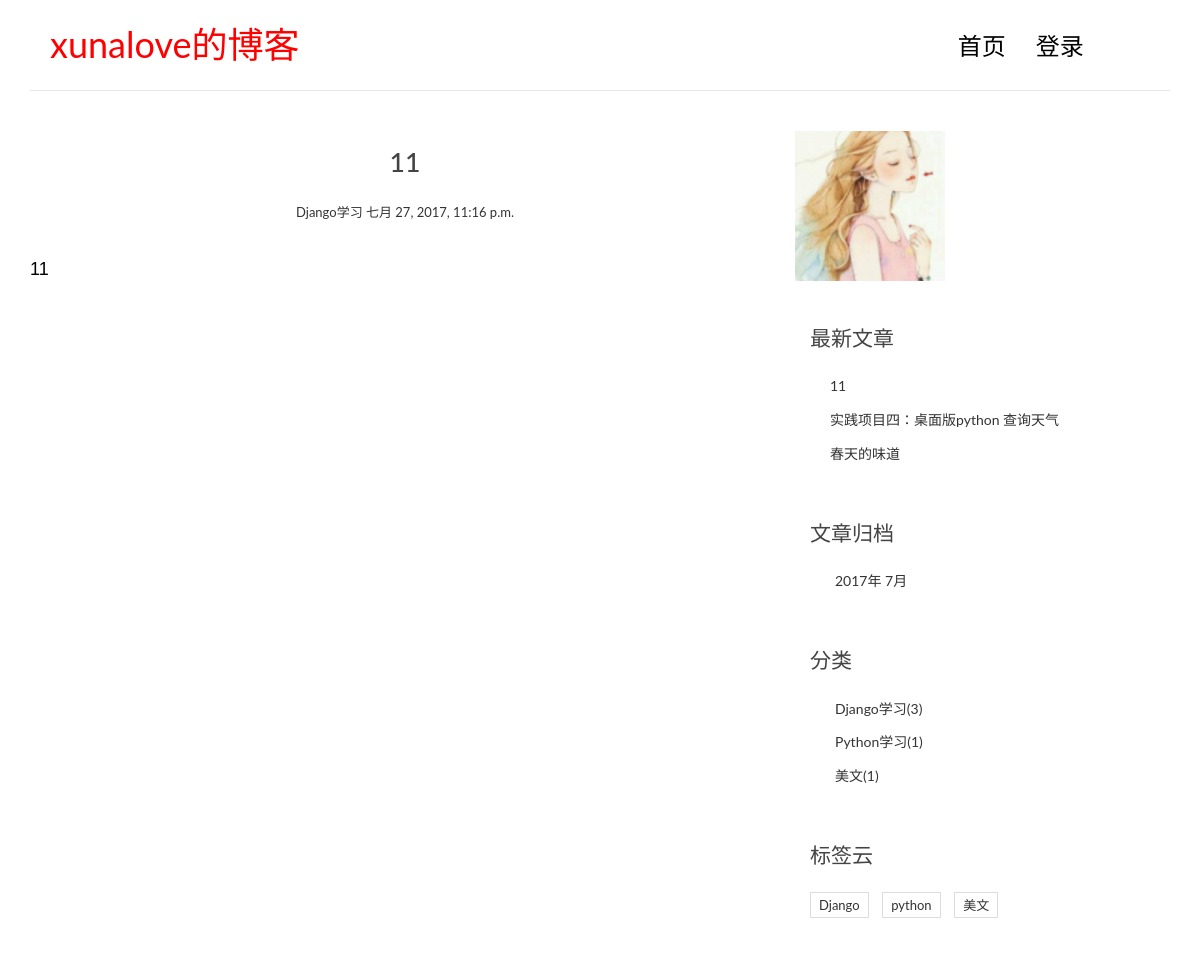
The page /article/5/ on the database its author committed.
### blog/models.py (models this page shows, shortened)
class Article(models.Model):
    title = models.CharField(max_length=70)
    body = models.TextField()
    excerpt = models.CharField(max_length=200, blank=True)
    created_time =models.DateTimeField()
    category = models.ForeignKey(Category)
    tags = models.ManyToManyField(Tag)
    def get_absolute_url(self):
        return reverse('blog:detail', kwargs={'id':self.id})

class Category(models.Model):
    name = models.CharField(max_length=70)

class Tag(models.Model):
    name = models.CharField(max_length=100)

### blog/views.py (the view)
# urls.py: url(r'^article/(?P<id>[0-9]+)/$',views.detail, name='detail'),
def detail(request,id):
    article = get_object_or_404(Article,id=id)
    article.body = markdown.markdown(article.body,
    extensions = [
    'markdown.extensions.extra',
    'markdown.extensions.codehilite',
    'markdown.extensions.toc',
    ])
    return render(request, 'detail.html', context={'article':article})

### blog/templatetags/blog_tags.py (called while the page is built)
@register.simple_tag
def get_recent_article(num=3):
    return Article.objects.all().order_by('-created_time')[:num]

@register.simple_tag
def archives():
    return Article.objects.dates('created_time','month',order='DESC')

@register.simple_tag
def get_categories():
    Category_list=Category.objects.annotate(num_article = Count('article'))
    return Category_list

@register.simple_tag
def get_tags():
    Tag_list=Tag.objects.annotate(num_article = Count('article'))
    return Tag_list

### templates/detail.html (shortened to what this page needs)
{% load staticfiles %}
{% load blog_tags %}
<!DOCTYPE html>
<html>
<head>
    <link rel="stylesheet" href="http://code.ionicframework.com/ionicons/2.0.1/css/ionicons.min.css">
    <link rel="stylesheet" href="{% static 'blog/css/bootstrap.min.css' %}">
    <link rel="stylesheet" href="{% static 'blog/css/pace.css' %}">
    <link rel="stylesheet" href="{% static 'blog/css/custom.css' %}">
    <link rel="stylesheet" href="{% static 'blog/css/highlights/github.css' %}">
</head>
<body>
<div class="container">
    <header id="site-header">
        <div class="row">
            <div class="col-md-4 col-sm-5 col-xs-8">
                <div class="logo">
                     <h1><a href="{% url 'blog:index' %}"><b><font color="#FF0000">xunalove的博客</font></b></a></h1>
                </div>
            </div>
            <div class="col-md-8 col-sm-7 col-xs-4">
                <nav class="main-nav" role="navigation">
                    <div class="collapse navbar-collapse" id="bs-example-navbar-collapse-1">
                        <ul class="nav navbar-nav navbar-right">
                            <li class="cl-effect-11"><a href="{% url 'blog:index'%}">首页</a></li>
                            <li class="cl-effect-11"><a href="admin">登录</a></li>
                    </div>
                </nav>
            </div>
        </div>
    </header>
</div>
<div class="content-body">
    <div class="container">
        <div class="row">
            <main class="col-md-8">
              <article class="article article-{{ article.id }}">
                  <header class="entry-header">
                      <h1 class="entry-title">{{ article.title }}</h1>
                      <div class="entry-meta">
                          <span class="article-category"><a href="#">{{ article.category.name }}</a></span>
                          <span class="article-date"><a href="#"><time class="entry-date"
                                                                    datetime="{{ article.created_time }}">{{ article.created_time }}</time></a></span>
                      </div>
                  </header>
                  <div class="entry-content clearfix">
                      {{ article.body|safe }}
                  </div>
              </article>
            </main>
            <img src="{% static "1.jpg" %}">
            <aside class="col-md-4">
                  <div class="widget widget-recent-posts">
                      <h3 class="widget-title">最新文章</h3>
                        {% get_recent_article as recent_post_list %}
                      <ul>
                          {% for post in recent_post_list %}
                          <li>
                            <a href="{{ post.get_absolute_url }}">{{ post.title }}</a>
                          </li>
                          {% empty %}
                          暂无文章！
                          {% endfor %}
                      </ul>
                  </div>
                  <div class="widget widget-archives">
                      <h3 class="widget-title">文章归档</h3>
                      {% archives as date_list %}
                      <ul>
                        {% for date in date_list %}
                          <li>
                              <a href="{% url 'blog:archives' date.year date.month %}">{{ date.year }}年 {{ date.month }}月</a>
                          </li>
                          {% empty %}
                          暂无归档！
                          {% endfor %}
                      </ul>
                  </div>
                  <div class="widget widget-category">
                      <h3 class="widget-title">分类</h3>
                      {% get_categories as category_list %}
                      <ul>
                        {% for category in category_list %}
                          <li>
                           <a href="{% url 'blog:category' category.id %}">{{ category.name }}({{ category.num_article}})</span></a>
                          </li>
                          {% empty %}
                          暂无归档！
                          {% endfor %}
                      </ul>
                  </div>
                  <div class="widget widget-tag-cloud">
                   <h3 class="widget-title">标签云</h3>
                   {% get_tags as tag_list %}
                   <ul>
                       {% for tag in tag_list %}
                           <li>
                               <a href="{% url 'blog:tag' tag.id %}">{{ tag.name }}</a>
                           </li>
                       {% empty %}
                           暂无标签！
                       {% endfor %}
                   </ul>
                 </div>
           </aside>
        </div>
    </div>
</div>
</body>
</html>

### blog/static/blog/css/custom.css (style rules this page uses)
* { outline: none; }
h1, h2, h3, h4, h5, h6 { margin-top: 0; }
b { font-weight: 400; }
a { color: #333; }
body { color: #444; font-family: 'Lato', sans-serif; }
p { font-family: 'Ubuntu', sans-serif; font-weight: 400; word-spacing: 1px; letter-spacing: 0.01em; }
img { max-width: 100%; }
#site-header { background-color: #FFF; padding: 25px 20px; margin-bottom: 40px; border-bottom: 1px solid #e7e7e7; }
.logo h1 a { color: #000; }
.logo h1 { margin: 0; font-family: 'Lato', sans-serif; font-weight: 300; }
.main-nav { margin-top: 11px; max-width: 95%; }
.main-nav a { color: #000000 !important; padding: 0 0 5px 0 !important; margin-right: 30px; font-family: 'Lato', sans-serif; font-weight: 300; font-size: 24px; }
.cl-effect-11 a { padding: 10px 0; color: #0972b4; text-shadow: none; }
.cl-effect-11 a::before { position: absolute; top: 0; left: 0; overflow: hidden; padding: 0 0 5px 0 !important; max-width: 0; border-bottom: 1px solid #000; color: #000; content: attr(data-hover); white-space: nowrap; -webkit-transition: max-width 0.5s; -moz-transition: max-width 0.5s; transition: max-width 0.5s; }
.content-body { padding-bottom: 4em; }
.entry-title { text-align: center; font-size: 1.9em; margin-bottom: 20px; line-height: 1.6; padding: 10px 20px 0; }
.entry-meta { text-align: center; color: #DDDDDD; font-size: 13px; margin-bottom: 30px; }
.entry-content { font-size: 18px; line-height: 1.9; font-weight: 300; color: #000; }
.widget { background: #fff; padding: 30px 0 0; }
.widget-title { font-size: 1.5em; margin-bottom: 20px; line-height: 1.6; padding: 10px 0 0; font-weight: 400; }
.widget-recent-posts ul { padding: 0; margin: 0; padding-left: 20px; }
.widget-recent-posts ul li { list-style-type: none; position: relative; line-height: 170%; margin-bottom: 10px; }
.widget-recent-posts ul li::before { content: '\f3d3'; font-family: "Ionicons"; position: absolute; left: -17px; top: 3px; font-size: 16px; color: #000; }
.widget-archives ul { padding: 0; margin: 0; padding-left: 25px; }
.widget-archives ul li { list-style-type: none; position: relative; line-height: 170%; margin-bottom: 10px; }
.widget-archives ul li::before { content: '\f3f3'; font-family: "Ionicons"; position: absolute; left: -25px; top: 1px; font-size: 16px; color: #000; }
.widget-category ul { padding: 0; margin: 0; padding-left: 25px; }
.widget-category ul li { list-style-type: none; position: relative; line-height: 170%; margin-bottom: 10px; }
.widget-category ul li::before { content: '\f3fe'; font-family: "Ionicons"; position: absolute; left: -25px; top: 1px; font-size: 18px; color: #000; }
.widget-tag-cloud ul { padding: 0; margin: 0; margin-right: -10px; }
.widget-tag-cloud ul li { list-style-type: none; font-size: 13px; display: inline-block; margin-right: 10px; margin-bottom: 10px; padding: 3px 8px; border: 1px solid #ddd; }

### rows shown on the page
Article: title "11", category.name "Django学习", created_time "七月 27, 2017, 11:16 p.m.", body "11"
Article: title "实践项目四：桌面版python 查询天气"
Article: title "春天的味道"
Category: name "Django学习", num_article "3"
Category: name "Python学习", num_article "1"
Category: name "美文", num_article "1"
Tag: name "Django"
Tag: name "python"
Tag: name "美文"

### other values the page prints
{{ date.year }} "2017"
{{ date.month }} "7"
